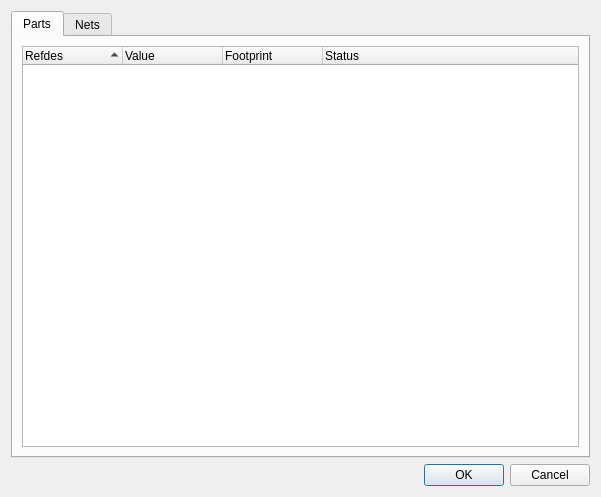
<?xml version="1.0" encoding="UTF-8"?>
<ui version="4.0">
 <class>NetlistDialog</class>
 <widget class="QDialog" name="NetlistDialog">
  <property name="geometry">
   <rect>
    <x>0</x>
    <y>0</y>
    <width>601</width>
    <height>497</height>
   </rect>
  </property>
  <property name="windowTitle">
   <string>Netlist</string>
  </property>
  <layout class="QVBoxLayout" name="verticalLayout">
   <item>
    <widget class="QTabWidget" name="tabWidget">
     <property name="currentIndex">
      <number>0</number>
     </property>
     <widget class="QWidget" name="partsTab">
      <attribute name="title">
       <string>Parts</string>
      </attribute>
      <layout class="QVBoxLayout" name="verticalLayout_2">
       <item>
        <widget class="QTreeWidget" name="partsTree">
         <property name="selectionMode">
          <enum>QAbstractItemView::ExtendedSelection</enum>
         </property>
         <property name="itemsExpandable">
          <bool>false</bool>
         </property>
         <property name="sortingEnabled">
          <bool>true</bool>
         </property>
         <attribute name="headerShowSortIndicator" stdset="0">
          <bool>true</bool>
         </attribute>
         <column>
          <property name="text">
           <string>Refdes</string>
          </property>
         </column>
         <column>
          <property name="text">
           <string>Value</string>
          </property>
         </column>
         <column>
          <property name="text">
           <string>Footprint</string>
          </property>
         </column>
         <column>
          <property name="text">
           <string>Status</string>
          </property>
         </column>
        </widget>
       </item>
      </layout>
     </widget>
     <widget class="QWidget" name="netsTab">
      <attribute name="title">
       <string>Nets</string>
      </attribute>
      <layout class="QVBoxLayout" name="verticalLayout_3">
       <item>
        <widget class="QTreeWidget" name="netsTree">
         <property name="sortingEnabled">
          <bool>true</bool>
         </property>
         <attribute name="headerDefaultSectionSize">
          <number>100</number>
         </attribute>
         <attribute name="headerShowSortIndicator" stdset="0">
          <bool>true</bool>
         </attribute>
         <attribute name="headerStretchLastSection">
          <bool>true</bool>
         </attribute>
         <column>
          <property name="text">
           <string>Name</string>
          </property>
         </column>
         <column>
          <property name="text">
           <string>Vis.</string>
          </property>
         </column>
         <column>
          <property name="text">
           <string>Status</string>
          </property>
         </column>
         <column>
          <property name="text">
           <string>Padstack</string>
          </property>
         </column>
        </widget>
       </item>
      </layout>
     </widget>
    </widget>
   </item>
   <item>
    <widget class="QDialogButtonBox" name="buttonBox">
     <property name="orientation">
      <enum>Qt::Horizontal</enum>
     </property>
     <property name="standardButtons">
      <set>QDialogButtonBox::Cancel|QDialogButtonBox::Ok</set>
     </property>
    </widget>
   </item>
  </layout>
 </widget>
 <resources/>
 <connections>
  <connection>
   <sender>buttonBox</sender>
   <signal>accepted()</signal>
   <receiver>NetlistDialog</receiver>
   <slot>accept()</slot>
   <hints>
    <hint type="sourcelabel">
     <x>248</x>
     <y>254</y>
    </hint>
    <hint type="destinationlabel">
     <x>157</x>
     <y>274</y>
    </hint>
   </hints>
  </connection>
  <connection>
   <sender>buttonBox</sender>
   <signal>rejected()</signal>
   <receiver>NetlistDialog</receiver>
   <slot>reject()</slot>
   <hints>
    <hint type="sourcelabel">
     <x>316</x>
     <y>260</y>
    </hint>
    <hint type="destinationlabel">
     <x>286</x>
     <y>274</y>
    </hint>
   </hints>
  </connection>
 </connections>
</ui>
